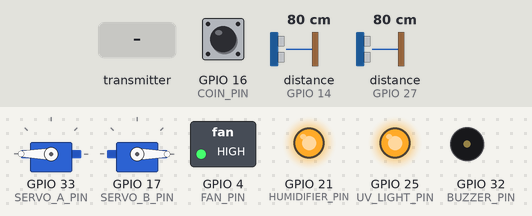
Simulated run of this sketch. Board: ESP32. On the bench: 2 × servo, switched loads named in the sketch (green lamp = pin HIGH), output pins drawn as LEDs (lit = HIGH), buzzer (waves = sounding, pin HIGH). Wiring (inferred from the names in the program): 2 × ultrasonic range finder: trigger GPIO 13, echo GPIO 14 / trigger GPIO 26, echo GPIO 27. Inputs (shaded band) come from the test bench; at power-on: GPIO 16 (COIN_PIN) HIGH, distance to the obstacle (sensors on GPIO 14, GPIO 27) 80 cm. The echo pulse lasts 58.3 µs per cm; pins used as bus, display or sensor lines are not drawn.

Above: at 1.2 s.
1.3 s: GPIO 16 (COIN_PIN) pulled LOW for 0.15 s
At 1.9 s:
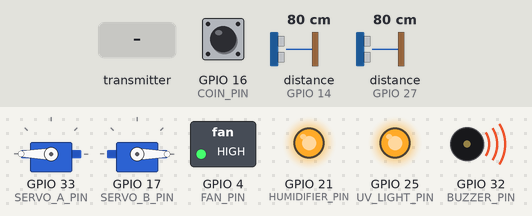
3.5 s: the transmitter starts sending command = SERVO_A
At 4.4 s:
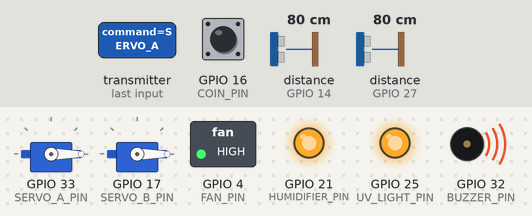
5.0 s: the transmitter starts sending command = SERVO_B
At 5.5 s:
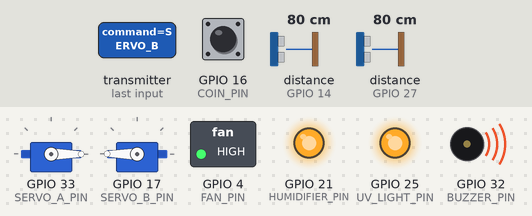
9.0 s: the transmitter starts sending command = FAN_ON
At 10.2 s:
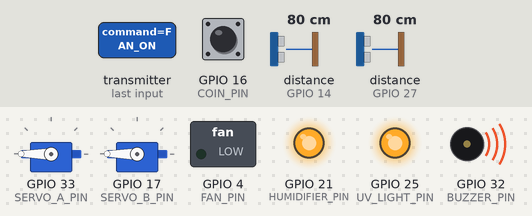
13.0 s: the transmitter starts sending command = SERVO_A
At 14.2 s:
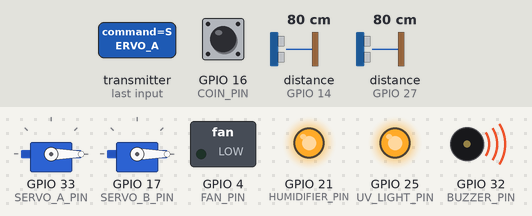
14.5 s: the transmitter starts sending command = SERVO_B
At 15.6 s:
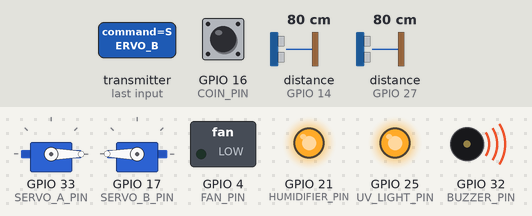
Timing chart, 0 to 18.5 s (numbered marks = the images above; inputs shaded):
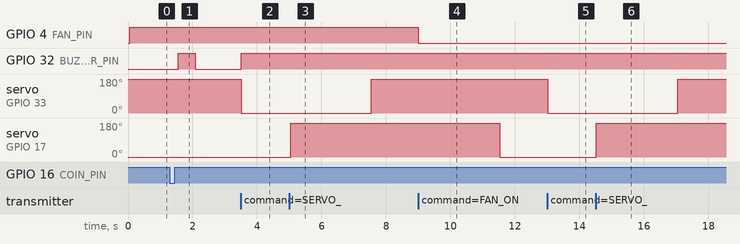

Measured:
- after the input at 1.3 s, GPIO 32 (BUZZER_PIN): LOW → HIGH after 0.26 s, → LOW 0.52 s later
- after the input at 3.5 s, GPIO 32 (BUZZER_PIN): LOW → HIGH at once; servo on GPIO 33 (SERVO_A_PIN): 180° → 0° at once
- after the input at 5.0 s, servo on GPIO 33 (SERVO_A_PIN): 0° → 180° after 2.5 s; servo on GPIO 17 (SERVO_B_PIN): 0° → 180° at once
- after the input at 9.0 s, GPIO 4 (FAN_PIN): HIGH → LOW at once; servo on GPIO 17 (SERVO_B_PIN): 180° → 0° after 2.5 s
- after the input at 13.0 s, servo on GPIO 33 (SERVO_A_PIN): 180° → 0° at once
- after the input at 14.5 s, servo on GPIO 33 (SERVO_A_PIN): 0° → 180° after 2.5 s; servo on GPIO 17 (SERVO_B_PIN): 0° → 180° at once

The sketch:

ESP32_NodeA.ino
```cpp
#include <WiFi.h>
#include <esp_wifi.h>
#include <esp_now.h>
#include <ESP32Servo.h>
#include <SPI.h>
#include <MFRC522.h>

// ---> CRITICAL: CHANGE THIS TO MATCH THE GATEWAY'S WIFI CHANNEL <---
#define WIFI_CHANNEL 10

#define SERVO_A_PIN 33
#define SERVO_B_PIN 17
#define COIN_PIN    16
#define BUZZER_PIN  32
#define RST_PIN     22
#define SS_PIN      5
#define FAN_PIN           4
#define HUMIDIFIER_PIN    21
#define UV_LIGHT_PIN      25
#define US_ALCOHOL_TRIG   26
#define US_ALCOHOL_ECHO   27
#define US_HELMET_TRIG    13
#define US_HELMET_ECHO    14

Servo servoA; Servo servoB; MFRC522 mfrc522(SS_PIN, RST_PIN);

// ONLY KNOWS NODE E (THE BOSS)
uint8_t nodeE_MAC[] = {0xB0, 0xCB, 0xD8, 0x03, 0xFF, 0xE0};

typedef struct struct_message { char command[16]; int value; } struct_message;
struct_message sendData; struct_message receiveData;

// --- HELPER TO SEND LOGS TO NODE E ---
void sendLogToE(const char* cmd, int val = 0) {
  strcpy(sendData.command, cmd);
  sendData.value = val;
  esp_now_send(nodeE_MAC, (uint8_t *) &sendData, sizeof(sendData));
}

volatile bool flag_triggerServoA = false; volatile bool flag_triggerServoB = false;
volatile bool flag_resetRFID = false; volatile bool flag_triggerBuzz = false;
volatile int pulseCount = 0; unsigned long lastPulseTime = 0; const int COIN_TIMEOUT = 250;
volatile unsigned long lastDebounceTime = 0; const int DEBOUNCE_DELAY = 30;

void IRAM_ATTR coinInterrupt() { unsigned long currentTime = millis(); if ((currentTime - lastDebounceTime) > DEBOUNCE_DELAY) { pulseCount++; lastPulseTime = currentTime; lastDebounceTime = currentTime; } }

bool servoA_Active = false; unsigned long servoA_Timer = 0;
bool servoB_Active = false; unsigned long servoB_Timer = 0;
bool buzzerActive = false;  unsigned long buzzerTimer = 0;
bool uvActive = false;      unsigned long uvTimer = 0;
unsigned long lastSensorRead = 0;

void OnDataSent(const uint8_t *mac_addr, esp_now_send_status_t status) {}

void OnDataRecv(const esp_now_recv_info *info, const uint8_t *incomingData, int len) {
  memcpy(&receiveData, incomingData, sizeof(receiveData));
  if (strcmp(receiveData.command, "BUZZ") == 0) { flag_triggerBuzz = true; }
  else if (strcmp(receiveData.command, "SERVO_A") == 0) { flag_triggerServoA = true; flag_triggerBuzz = true; }
  else if (strcmp(receiveData.command, "SERVO_B") == 0) { flag_triggerServoB = true; flag_triggerBuzz = true; }
  else if (strcmp(receiveData.command, "RESET_RFID") == 0) { flag_resetRFID = true; flag_triggerBuzz = true; }
  else if (strcmp(receiveData.command, "FAN_ON") == 0) { digitalWrite(FAN_PIN, LOW); flag_triggerBuzz = true; }
  else if (strcmp(receiveData.command, "FAN_OFF") == 0) { digitalWrite(FAN_PIN, HIGH); flag_triggerBuzz = true; }
  else if (strcmp(receiveData.command, "HUM_ON") == 0) { digitalWrite(HUMIDIFIER_PIN, LOW); flag_triggerBuzz = true; }
  else if (strcmp(receiveData.command, "HUM_OFF") == 0) { digitalWrite(HUMIDIFIER_PIN, HIGH); flag_triggerBuzz = true; }
  else if (strcmp(receiveData.command, "UV_ON") == 0) { digitalWrite(UV_LIGHT_PIN, LOW); uvActive = true; uvTimer = millis(); flag_triggerBuzz = true; }
  else if (strcmp(receiveData.command, "UV_OFF") == 0) { digitalWrite(UV_LIGHT_PIN, HIGH); uvActive = false; }
}

float readUltrasonic(int trigPin, int echoPin) {
  digitalWrite(trigPin, LOW); delayMicroseconds(2); digitalWrite(trigPin, HIGH); delayMicroseconds(10); digitalWrite(trigPin, LOW);
  long duration = pulseIn(echoPin, HIGH, 30000); if (duration == 0) return 999.0; return (duration * 0.0343) / 2.0;
}

void setup() {
  Serial.begin(115200);
  WiFi.mode(WIFI_STA);
  esp_wifi_set_channel(WIFI_CHANNEL, WIFI_SECOND_CHAN_NONE); // FORCE SYNC WITH NODE E

  esp_now_init();
  esp_now_register_recv_cb(OnDataRecv); esp_now_register_send_cb((esp_now_send_cb_t)OnDataSent);

  esp_now_peer_info_t peerInfoE; memset(&peerInfoE, 0, sizeof(peerInfoE));
  memcpy(peerInfoE.peer_addr, nodeE_MAC, 6); peerInfoE.channel = 0; peerInfoE.encrypt = false; peerInfoE.ifidx = WIFI_IF_STA;
  esp_now_add_peer(&peerInfoE);

  SPI.begin(); mfrc522.PCD_Init(); mfrc522.PCD_SetAntennaGain(mfrc522.RxGain_max);
  pinMode(COIN_PIN, INPUT_PULLUP); attachInterrupt(digitalPinToInterrupt(COIN_PIN), coinInterrupt, FALLING);
  pinMode(BUZZER_PIN, OUTPUT); digitalWrite(BUZZER_PIN, LOW);
  pinMode(FAN_PIN, OUTPUT); digitalWrite(FAN_PIN, HIGH);
  pinMode(HUMIDIFIER_PIN, OUTPUT); digitalWrite(HUMIDIFIER_PIN, HIGH);
  pinMode(UV_LIGHT_PIN, OUTPUT); digitalWrite(UV_LIGHT_PIN, HIGH);
  pinMode(US_ALCOHOL_TRIG, OUTPUT); pinMode(US_ALCOHOL_ECHO, INPUT);
  pinMode(US_HELMET_TRIG, OUTPUT);  pinMode(US_HELMET_ECHO, INPUT);

  servoA.setPeriodHertz(50); servoB.setPeriodHertz(50);
  servoA.attach(SERVO_A_PIN, 500, 2400); servoB.attach(SERVO_B_PIN, 500, 2400); servoA.write(180); servoB.write(0);
}

void loop() {
  unsigned long currentMillis = millis();

  if (pulseCount > 0 && (currentMillis - lastPulseTime > COIN_TIMEOUT)) {
    int currentCoin = pulseCount; pulseCount = 0;
    if (currentCoin == 1 || currentCoin == 5 || currentCoin == 10 || currentCoin == 20) {
      strcpy(sendData.command, "COIN"); sendData.value = currentCoin;
      esp_now_send(nodeE_MAC, (uint8_t *) &sendData, sizeof(sendData)); // Send to Boss
      flag_triggerBuzz = true;
    }
  }

  if (currentMillis - lastSensorRead >= 1000) {
    lastSensorRead = currentMillis;
    // Inside ESP32 A loop() ...
    float helm_dist = readUltrasonic(US_HELMET_TRIG, US_HELMET_ECHO);
    float alc_dist = readUltrasonic(US_ALCOHOL_TRIG, US_ALCOHOL_ECHO);

    int h_state = (helm_dist > 2.0 && helm_dist < 40.0) ? 1 : 0;

    // --- UPDATED 12cm CONTAINER MATH ---
    int a_state = 0;
    if (alc_dist <= 3.5) a_state = 3;       // HIGH
    else if (alc_dist <= 7.0) a_state = 2;  // MID
    else if (alc_dist <= 10.5) a_state = 1; // LOW
    // Anything above 10.5 stays 0 (EMPTY)

    strcpy(sendData.command, "SENSOR_H"); sendData.value = h_state; esp_now_send(nodeE_MAC, (uint8_t *) &sendData, sizeof(sendData)); delay(10);
    strcpy(sendData.command, "SENSOR_A"); sendData.value = a_state; esp_now_send(nodeE_MAC, (uint8_t *) &sendData, sizeof(sendData));
  }

  if (uvActive && (currentMillis - uvTimer >= 5000)) { digitalWrite(UV_LIGHT_PIN, HIGH); uvActive = false; }

  byte rfid_v = mfrc522.PCD_ReadRegister(MFRC522::VersionReg);
  if (rfid_v == 0x00 || rfid_v == 0xFF) { mfrc522.PCD_Init(); mfrc522.PCD_SetAntennaGain(mfrc522.RxGain_max); delay(10); }

  if (flag_resetRFID) { flag_resetRFID = false; pinMode(RST_PIN, OUTPUT); digitalWrite(RST_PIN, LOW); delay(50); digitalWrite(RST_PIN, HIGH); delay(50); mfrc522.PCD_Init(); mfrc522.PCD_SetAntennaGain(mfrc522.RxGain_max); }
  if (flag_triggerBuzz) { flag_triggerBuzz = false; digitalWrite(BUZZER_PIN, HIGH); buzzerActive = true; buzzerTimer = millis(); }
  if (buzzerActive && (millis() - buzzerTimer >= 500)) {
    digitalWrite(BUZZER_PIN, LOW); buzzerActive = false;
    sendLogToE("LOG_BUZZ", 0);
  }
  if (flag_triggerServoA) { flag_triggerServoA = false; servoA.write(0); servoA_Active = true; servoA_Timer = millis(); }
  if (flag_triggerServoB) { flag_triggerServoB = false; servoB.write(180); servoB_Active = true; servoB_Timer = millis(); }
  if (servoA_Active && (millis() - servoA_Timer >= 3000)) {
    servoA.write(180); servoA_Active = false;
    sendLogToE("LOG_SA", 180);
  }
  if (servoB_Active && (millis() - servoB_Timer >= 3000)) {
    servoB.write(0); servoB_Active = false;
    sendLogToE("LOG_SB", 0);
  }


  if (mfrc522.PICC_IsNewCardPresent() && mfrc522.PICC_ReadCardSerial()) {
    String uidString = ""; for (byte i = 0; i < mfrc522.uid.size; i++) { uidString += String(mfrc522.uid.uidByte[i] < 0x10 ? "0" : ""); uidString += String(mfrc522.uid.uidByte[i], HEX); }
    uidString.toUpperCase(); int role = 0; if (uidString == "895F6811") role = 1; else if (uidString == "797E2C12") role = 2;
    strcpy(sendData.command, "RFID"); sendData.value = role; esp_now_send(nodeE_MAC, (uint8_t *) &sendData, sizeof(sendData));
    digitalWrite(BUZZER_PIN, HIGH); buzzerActive = true; buzzerTimer = millis();
    mfrc522.PICC_HaltA(); mfrc522.PCD_StopCrypto1();
  }
}
```
